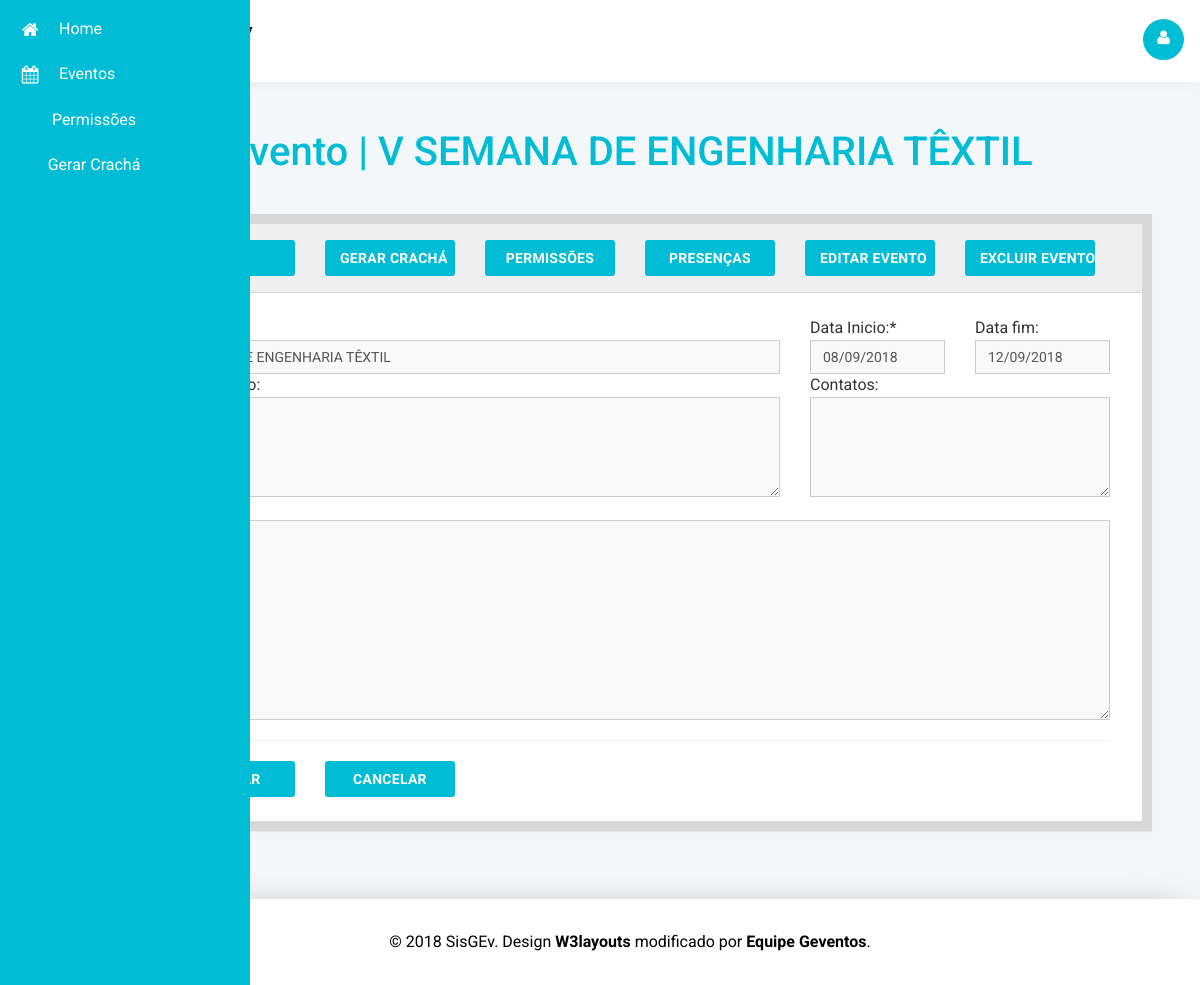
Page /eventodetalhes.php?id_evento=3 (signed in) on the committed database.
### tables this page shows
CREATE TABLE `evento`(
  `id_evento` int(10) auto_increment,
  `nome` varchar(50) not null,
  `data_ini` date not null,
  `data_fim` date not null,
  `sobre` text,
  `programacao` text,
  `contatos` varchar(100),
  primary key (`id_evento`)
);

### classes/Conexao.php (called while the page is built, shortened)
<?php
class Conexao {
    protected $servidor;
    protected $usuario;
    protected $senha;
    protected $nomeBanco;
    protected $banco;
    function getServidor() {
        return $this->servidor;
    }
    function getUsuario() {
        return $this->usuario;
    }
    function getSenha() {
        return $this->senha;
    }
    function getNomeBanco() {
        return $this->nomeBanco;
    }
    function getBanco() {
        return $this->banco;
    }
    function setServidor($servidor) {
        $this->servidor = $servidor;
    }
    function setUsuario($usuario) {
        $this->usuario = $usuario;
    }
    function setSenha($senha) {
        $this->senha = $senha;
    }
    function setNomeBanco($nomeBanco) {
        $this->nomeBanco = $nomeBanco;
    }
    public function Conectar() {
        $this->banco = new mysqli(
        $this->getServidor(),
        $this->getUsuario(),
        $this->getSenha(),
        $this->getNomeBanco()
        );
    }
}

### eventodetalhes.php (the view, shortened to what this page needs)
<?php
	if(!empty($_SESSION['id_usuario'])){
		require_once("classes/Conexao.php");
		$cx = new Conexao();
		$codigo  = $_GET['id_evento'];
		$consulta = "SELECT * FROM evento WHERE id_evento = $codigo limit 1";
		$con = mysqli_query($cx->getBanco(), $consulta);
		$linha = mysqli_fetch_assoc($con);
	}else{
		header("Location: login.php");
	}
?>
<!DOCTYPE html>
<head>
	<?php
	include("links.php");
	?>
</head>
<body class="dashboard-page">
	<?php
	include("menu.php");
	include("topo.php");
	?>
	<div class="main-grid">
		<div class="agile-grids">
			<div class="grids">
				<div class="progressbar-heading grids-heading">
					<h2>Evento | <?php echo $linha['nome']?></h2>
				</div>
			</div>
			<div class="panel panel-widget forms-panel">
				<div class="form-title">
					<div class="row">
						<div class="col-sm-12">
							<div class="col-md-2">
								<form action="adm-eventos.php">
									<button type="submit" class="btn btn-primary btn-block" title="Voltar para home."><i class=""></i> Home</button>
								</form>
							</div>
							<div class="col-md-2">
								<form action="">
									<button accesskey= type="submit" class="btn btn-primary btn-block" title="Gerar Crachá do Evento."><i class=""></i> Gerar Crachá</button>
								</form>
							</div>
							<div class="col-md-2">
								<form>
									<button type="submit" class="btn btn-primary btn-block" title="Gerenciar Permissões."><i class=""></i> Permissões</button>
									</form>
							</div>
							<div class="col-md-2">
								<form>
									<button type="submit" class="btn btn-primary btn-block" title="Gerenciar Permissões."><i class=""></i> Presenças</button>
									</form>
							</div>
							<div class="col-md-2">
								<input onclick="window.location='editarevento.php?id_evento=<?php echo $codigo?>';" type="button" class="btn btn-primary btn-block" value="Editar Evento">
							</div>
							<div class="col-md-2">
								<form>
									<button type="submit" class="btn btn-primary btn-block" title="Excluir Evento."><i class=""></i> Excluir Evento</button>
								</form>
							</div>
						</div>
					</div>
				</div>
				<div class="forms">
					<div class="inline-form widget-shadow">
						<div class="form-body">
							<form action="#" method="post">
								<div class="row">
									<div class="col-sm-8">
										<label for="nomeevento">
										</label>
										<input type="text" name="nomeevento" class="form-control" id="nomeevento" value="<?php echo $linha['nome']?>" disabled>
									</div>
									<div class="col-sm-2">
										<label for="datainicio">
											Data Inicio:*
										</label>
										<input type="text" name="pdatainicio" class="form-control" id="datainicio" value="<?php echo date ("d/m/Y", strtotime($linha['data_ini']));?>" disabled>
									</div>
									<div class="col-sm-2">
										<label for="datafim">
											Data fim:
										</label>
										<input type="test" name="datafim" class="form-control" id="datafim" value="<?php echo date ("d/m/Y", strtotime($linha['data_fim']));?>" disabled>
									</div>
								</div>
								<div class="row">
									<div class="col-sm-8">
										<label for="sobreevento">
										</label>
										<textarea class="form-control" id="sobreevento" disabled><?php echo $linha['sobre'];?></textarea>
									</div>
									<div class="col-sm-4">
										<label for="contatos">
											Contatos:
										</label>
										<textarea class="form-control" id="contatos" disabled><?php echo $linha['contatos'];?></textarea>
									</div>
								</div>
								<div class="row">
									<div class="col-sm-12">
										<label for="programacao">
										</label>
										<textarea class="form-control" id="programacao" disabled><?php echo $linha['programacao'];?></textarea>
									</div>
								</div>
								<hr>
								<div class="row">
									<div class="col-sm-12">
										<div class="col-xs-2">
											<button type="submit" class="btn btn-primary btn-block">ALTERAR</button>
										</div>
										<div class="col-xs-2">
											<button type="submit" class="btn btn-primary btn-block">CANCELAR</button>
										</div>
									</div>
								</div>
							</form>
						</div>
					</div>
				</div>
			</div>
		</div>
	</div>
	<?php
	include("rodape.php");
	?>
</section>
</body>
</html>

### css/meustyle.css (style rules this page uses)
#sobreevento { height: 100px; }
#contatos { height: 100px; }
#programacao { height: 200px; }

### rows in the picture
evento: nome "V SEMANA DE ENGENHARIA TÊXTIL", nomeevento "V SEMANA DE ENGENHARIA TÊXTIL", pdatainicio "08/09/2018", datafim "12/09/2018"
